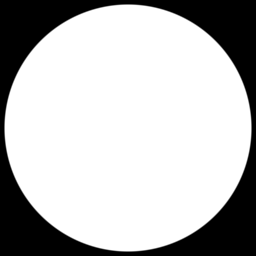
#> input picture tsks24/lab3/circle.tif, 256 x 256 px
$ python DemoD.py
#> lines starting #> are read from the running program, lines starting #| are printed output that depends on the picture
import numpy as np
from scipy import signal, misc
from matplotlib import pyplot as plt
plt.rcParams['image.interpolation'] = 'nearest'

from preamble import *

plt.figure(4)
Im = np.double(plt.imread('circle.tif'))
#> Im: shape (256, 256) float64; min 0, max 255, mean 186.4
plt.subplot(221)
plt.imshow(Im,'gray',clim=(0,255))
plt.title('original image')
plt.colorbar()

b = np.array([0.5,0.5])
b2 = np.convolve(b,b).reshape(1,3)

d = np.array([1,-1.0])
cd = np.convolve(b, d).reshape(1, 3)
sobelx = np.array([[1., 0., -1.], [2., 0., -2.], [1., 0., -1.]]) / 8

Imsobelx = signal.convolve2d(Im,sobelx,'same')
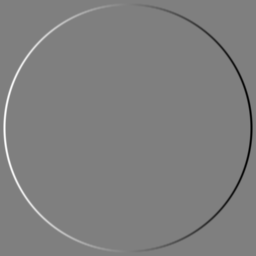
#> Imsobelx: shape (256, 256) float64; min -127.5, max 127.5, mean 0; drawn with min black and max white
plt.subplot(223)
plt.imshow(Imsobelx,'gray',clim=(-128,127))
plt.title('sobelx image')
plt.colorbar()


Imsobely = signal.convolve2d(Im,sobelx.T,'same')
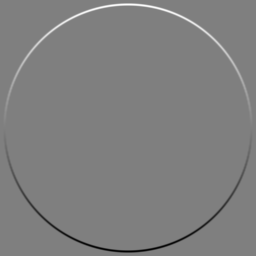
#> Imsobely: shape (256, 256) float64; min -127.5, max 127.5, mean 0; drawn with min black and max white
plt.subplot(224)
plt.imshow(Imsobely,'gray',clim=(-128,127))
plt.title('sobely image')
plt.colorbar()

Imsobel = np.sqrt(Imsobelx**2 + Imsobely**2)
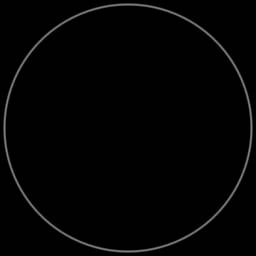
#> Imsobel: shape (256, 256) float64; min 0, max 127.5, mean 3
plt.subplot(222)
plt.imshow(Imsobel,'gray',clim=(0,255))
plt.title('magngrad image')
plt.colorbar()


plt.show(block=True)
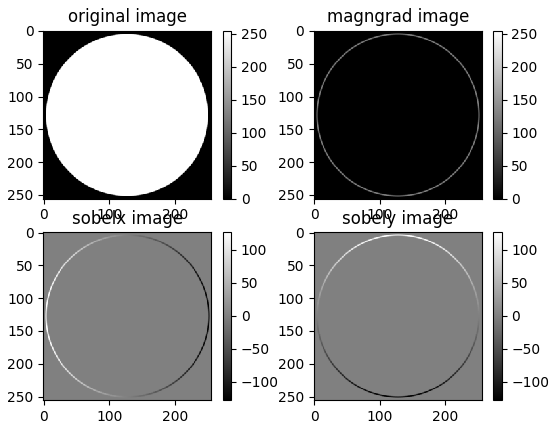
#> figure drawn by matplotlib, 8 panels
